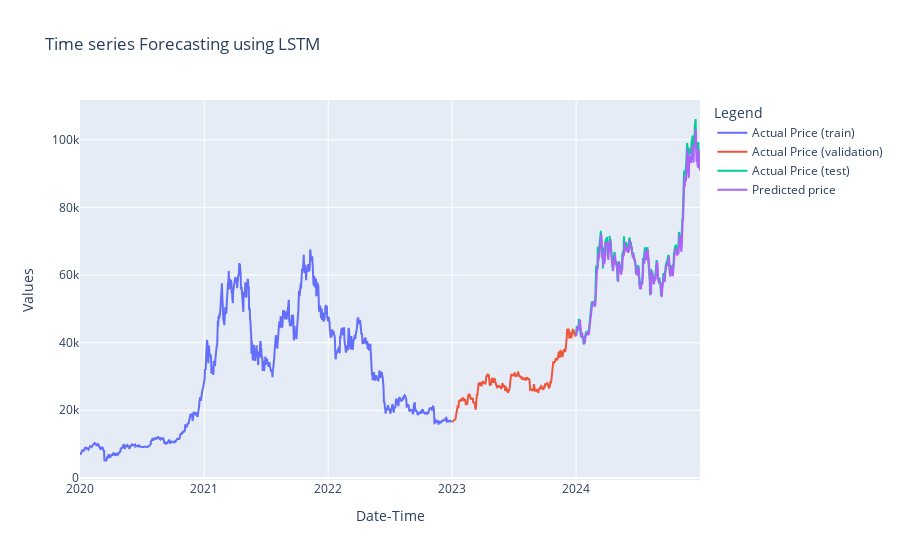

Notebook code for this chart:
### Code cell
# Import libraries
import pandas as pd
import numpy as np
import matplotlib.pyplot as plt
import warnings
warnings.filterwarnings('ignore')
from sklearn.preprocessing import MinMaxScaler
from pycaret.utils import version
version()
from pycaret.time_series import TSForecastingExperiment
from statsmodels.tsa.seasonal import seasonal_decompose
from pmdarima.arima.utils import nsdiffs, ndiffs
from tensorflow.keras.models import Sequential
from tensorflow.keras.layers import Dense, LSTM
from sklearn.metrics import mean_absolute_percentage_error, mean_absolute_error, mean_squared_error, r2_score
from statsmodels.tsa.seasonal import STL
from tensorflow.keras.optimizers import Adam
from tensorflow.keras import callbacks
import tensorflow as tf
import math
import seaborn as sns
from statsmodels.tsa.stattools import adfuller
import keras_tuner as kt  # Import Keras Tuner as kt
import yfinance as yf

# Download Bitcoin data
df_BTC = yf.download(
    tickers=["BTC-USD"],
    start="2020-01-01",
    end="2025-01-01"
)
df_BTC.columns = ['Open', 'High', 'Low', 'Close', 'Volume']
df_BTC.shape
df_BTC.info()
print('Null Values:', df_BTC.isnull().values.sum())
print(df_BTC.columns)
df_BTC.reset_index(inplace=True)
df_BTC['Date'] = pd.to_datetime(df_BTC['Date'], format='%Y-%m-%d')
df_BTC = df_BTC[['Date', 'Close']]
df_BTC.head()
# Setting the Date column as the index
df_BTC.set_index('Date', inplace=True)
print(df_BTC.index)
df_BTC = df_BTC.asfreq('D')  # Resample to daily frequency
# Verifying the frequency of the index
print(f"Frequency of the index: {df_BTC.index.freq}")
df_BTC.head(10)

# Plot the close price
plt.figure(figsize=(16,8))
plt.plot(df_BTC['Close'], color='black')
plt.xlabel('Date')
plt.xticks(rotation=45)
plt.ylabel('Price ($)')
plt.title('BTC USD Price')
plt.grid(True)
plt.show()

# Extract the 'Close' column from the data
close_prices = df_BTC['Close']

# Get the values from the 'Close' column as a NumPy array
values = close_prices.values

# Calculate the length of the training data by taking 60% of the total length of the 'values' array
training_data_len = int(len(values) * 0.6)
validation_data_len = int(len(values) * 0.2)
test_data_len = len(values) - training_data_len - validation_data_len

# Create a MinMaxScaler object and scale the values to the range [0, 1]
scaler = MinMaxScaler(feature_range=(0, 1))
scaled_data = scaler.fit_transform(values.reshape(-1, 1))

# Split the scaled data into training, validation, and test sets
train_data = scaled_data[0:training_data_len, :]
val_data = scaled_data[training_data_len - 60: training_data_len + validation_data_len, :]
test_data = scaled_data[training_data_len + validation_data_len - 60:, :]

# Initialize empty lists for the training, validation, and test inputs and outputs
x_train, y_train = [], []
x_val, y_val = [], []
x_test = []

# Loop through the training data and create input/output pairs
for i in range(60, len(train_data)):
    x_train.append(train_data[i - 60:i, 0])
    y_train.append(train_data[i, 0])

# Convert the training inputs and outputs to NumPy arrays
x_train = np.array(x_train)
y_train = np.array(y_train)

# Reshape the training inputs to be 3D for use with an LSTM model
x_train = np.reshape(x_train, (x_train.shape[0], x_train.shape[1], 1))

# Loop through the validation data and create input/output pairs
for i in range(60, len(val_data)):
    x_val.append(val_data[i - 60:i, 0])
    y_val.append(val_data[i, 0])

# Convert the validation inputs and outputs to NumPy arrays
x_val = np.array(x_val)
y_val = np.array(y_val)

# Reshape the validation inputs to be 3D for use with an LSTM model
x_val = np.reshape(x_val, (x_val.shape[0], x_val.shape[1], 1))

# Loop through the test data and create input sequences
for i in range(60, len(test_data)):
    x_test.append(test_data[i - 60:i, 0])

# Convert the test inputs to a NumPy array and reshape to be 3D
x_test = np.array(x_test)
x_test = np.reshape(x_test, (x_test.shape[0], x_test.shape[1], 1))

# Get the test outputs as a NumPy array from the 'values' array
y_test = values[training_data_len + validation_data_len:]

print('x_train shape:', x_train.shape)
print('y_train shape:', y_train.shape)
print('x_val shape:', x_val.shape)
print('y_val shape:', y_val.shape)
print('x_test shape:', x_test.shape)
print('y_test shape:', y_test.shape)

# Define the model building function for Keras Tuner
def build_model(hp):
    model = Sequential()
    model.add(LSTM(units=hp.Int('units', min_value=50, max_value=200, step=50), return_sequences=True, input_shape=(x_train.shape[1], 1)))
    model.add(LSTM(units=hp.Int('units', min_value=50, max_value=200, step=50), return_sequences=False))
    model.add(Dense(units=hp.Int('dense_units', min_value=10, max_value=100, step=10)))
    model.add(Dense(1))
    model.compile(optimizer=Adam(learning_rate=hp.Choice('learning_rate', values=[1e-2, 1e-3, 1e-4])),
                  loss='mean_squared_error')
    return model


# Initialize the tuner
tuner = kt.RandomSearch(
    build_model,
    objective='val_loss',
    max_trials=5,
    executions_per_trial=3,
    directory='tuner_dir',
    project_name='btc_lstm_tuning'
)

# Perform hyperparameter tuning
tuner.search(x_train, y_train, epochs=10, validation_data=(x_val, y_val))

# Get the best model
best_model = tuner.get_best_models(num_models=1)[0]
best_model.summary()

# Evaluate the best model on the test set
predictions = best_model.predict(x_test)
predictions = scaler.inverse_transform(predictions)
rmse = np.sqrt(np.mean(predictions - y_test)**2)
print('Root mean squared error:', rmse)

# Evaluate LSTM Model Performance
rmse_lstm = np.sqrt(mean_squared_error(y_test, predictions))
mae_lstm = mean_absolute_error(y_test, predictions)
mape_lstm = mean_absolute_percentage_error(y_test, predictions)
r2_lstm = r2_score(y_test, predictions)

# Print Evaluation Metrics
print("\n--- LSTM Model Evaluation Metrics (Hold-out Set) ---")
print(f"Root Mean Squared Error (RMSE): {rmse_lstm:.4f}")
print(f"Mean Absolute Error (MAE): {mae_lstm:.4f}")
print(f"Mean Absolute Percentage Error (MAPE): {mape_lstm:.4%}")
print(f"R-squared (R²): {r2_lstm:.4f}")

# Print Metrics for Comparison Table in Thesis
print("\n--- LSTM Hold-out Metrics (for Thesis Table) ---")
print(f"LSTM Hold-out RMSE:  {rmse_lstm:.4f}")
print(f"LSTM Hold-out MAE:   {mae_lstm:.4f}")
print(f"LSTM Hold-out MAPE:  {mape_lstm:.4%}")
print(f"LSTM Hold-out R²:    {r2_lstm:.4f}")

# Prepare data for plotting
df_BTC = df_BTC.filter(['Close'])
train = df_BTC[:training_data_len]
validation = df_BTC[training_data_len:training_data_len + validation_data_len]
test = df_BTC[training_data_len + validation_data_len:]
test['Predictions'] = predictions
train.reset_index(inplace=True)
validation.reset_index(inplace=True)
test.reset_index(inplace=True)

# Plot the results
import plotly.graph_objects as go

fig = go.Figure()
fig.add_trace(go.Scatter(x=train.Date, y=train.Close, mode='lines', name='Actual Price (train)'))
fig.add_trace(go.Scatter(x=validation.Date, y=validation.Close, mode='lines', name='Actual Price (validation)'))
fig.add_trace(go.Scatter(x=test.Date, y=test.Close, mode='lines', name='Actual Price (test)'))
fig.add_trace(go.Scatter(x=test.Date, y=test.Predictions, mode='lines', name='Predicted price'))
fig.update_layout(
    title="Time series Forecasting using LSTM",
    xaxis_title="Date-Time",
    yaxis_title="Values",
    legend_title="Legend",
)
fig.show()

### Figure 1 — Plotly figure (JSON) as saved in the notebook; plotly's stock layout.template omitted (floating-point values rounded to 4 significant figures; data arrays with more than 128 entries replaced by an {"elided": "..."} marker saying what was removed)
{"data": [{"mode": "lines", "name": "Actual Price (train)", "type": "scatter", "x": {"elided": "1096 str values"}, "y": {"elided": "1096 float values"}}, {"mode": "lines", "name": "Actual Price (validation)", "type": "scatter", "x": {"elided": "365 str values"}, "y": {"elided": "365 float values"}}, {"mode": "lines", "name": "Actual Price (test)", "type": "scatter", "x": {"elided": "366 str values"}, "y": {"elided": "366 float values"}}, {"mode": "lines", "name": "Predicted price", "type": "scatter", "x": {"elided": "366 str values"}, "y": {"elided": "366 float values"}}], "layout": {"legend": {"title": {"text": "Legend"}}, "title": {"text": "Time series Forecasting using LSTM"}, "xaxis": {"title": {"text": "Date-Time"}}, "yaxis": {"title": {"text": "Values"}}}}
